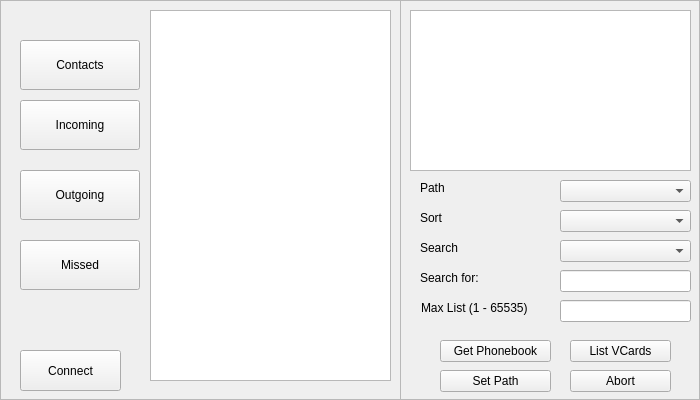
  <widget class="QFrame" name="devicePhonebookFrame">
   <property name="geometry">
    <rect>
     <x>90</x>
     <y>10</y>
     <width>700</width>
     <height>400</height>
    </rect>
   </property>
   <property name="autoFillBackground">
    <bool>true</bool>
   </property>
   <property name="frameShape">
    <enum>QFrame::StyledPanel</enum>
   </property>
   <property name="frameShadow">
    <enum>QFrame::Raised</enum>
   </property>
   <widget class="QPushButton" name="btnPBAPConnectDisconnect">
    <property name="geometry">
     <rect>
      <x>20</x>
      <y>350</y>
      <width>101</width>
      <height>41</height>
     </rect>
    </property>
    <property name="text">
     <string>Connect</string>
    </property>
   </widget>
   <widget class="QPushButton" name="btnGetContacts">
    <property name="geometry">
     <rect>
      <x>20</x>
      <y>40</y>
      <width>120</width>
      <height>50</height>
     </rect>
    </property>
    <property name="text">
     <string>Contacts</string>
    </property>
   </widget>
   <widget class="QPushButton" name="btnListICHVCards">
    <property name="geometry">
     <rect>
      <x>20</x>
      <y>100</y>
      <width>120</width>
      <height>50</height>
     </rect>
    </property>
    <property name="text">
     <string>Incoming</string>
    </property>
   </widget>
   <widget class="QPushButton" name="btnListOCHVCards">
    <property name="geometry">
     <rect>
      <x>20</x>
      <y>170</y>
      <width>120</width>
      <height>50</height>
     </rect>
    </property>
    <property name="text">
     <string>Outgoing</string>
    </property>
   </widget>
   <widget class="QPushButton" name="btnListMCHVCards">
    <property name="geometry">
     <rect>
      <x>20</x>
      <y>240</y>
      <width>120</width>
      <height>50</height>
     </rect>
    </property>
    <property name="text">
     <string>Missed</string>
    </property>
   </widget>
   <widget class="QListWidget" name="lstObjects">
    <property name="geometry">
     <rect>
      <x>150</x>
      <y>10</y>
      <width>241</width>
      <height>371</height>
     </rect>
    </property>
   </widget>
   <widget class="QFrame" name="frame">
    <property name="geometry">
     <rect>
      <x>400</x>
      <y>0</y>
      <width>301</width>
      <height>401</height>
     </rect>
    </property>
    <property name="frameShape">
     <enum>QFrame::StyledPanel</enum>
    </property>
    <property name="frameShadow">
     <enum>QFrame::Raised</enum>
    </property>
    <widget class="QPlainTextEdit" name="edtPbcResult">
     <property name="geometry">
      <rect>
       <x>10</x>
       <y>10</y>
       <width>281</width>
       <height>161</height>
      </rect>
     </property>
    </widget>
    <widget class="QLabel" name="lblPath_2">
     <property name="geometry">
      <rect>
       <x>20</x>
       <y>180</y>
       <width>81</width>
       <height>16</height>
      </rect>
     </property>
     <property name="text">
      <string>Path</string>
     </property>
    </widget>
    <widget class="QPushButton" name="btnGetPhonebook">
     <property name="geometry">
      <rect>
       <x>40</x>
       <y>340</y>
       <width>111</width>
       <height>22</height>
      </rect>
     </property>
     <property name="text">
      <string>Get Phonebook</string>
     </property>
    </widget>
    <widget class="QPushButton" name="btnSetPath">
     <property name="geometry">
      <rect>
       <x>40</x>
       <y>370</y>
       <width>111</width>
       <height>22</height>
      </rect>
     </property>
     <property name="text">
      <string>Set Path</string>
     </property>
    </widget>
    <widget class="QPushButton" name="btnListVCards">
     <property name="geometry">
      <rect>
       <x>170</x>
       <y>340</y>
       <width>101</width>
       <height>22</height>
      </rect>
     </property>
     <property name="text">
      <string>List VCards</string>
     </property>
    </widget>
    <widget class="QLineEdit" name="edtSearchValue">
     <property name="geometry">
      <rect>
       <x>160</x>
       <y>270</y>
       <width>131</width>
       <height>22</height>
      </rect>
     </property>
    </widget>
    <widget class="QLineEdit" name="edtMaxListCount">
     <property name="geometry">
      <rect>
       <x>160</x>
       <y>300</y>
       <width>131</width>
       <height>22</height>
      </rect>
     </property>
    </widget>
    <widget class="QComboBox" name="cmbPath">
     <property name="geometry">
      <rect>
       <x>160</x>
       <y>180</y>
       <width>131</width>
       <height>22</height>
      </rect>
     </property>
    </widget>
    <widget class="QComboBox" name="cmbSearch">
     <property name="geometry">
      <rect>
       <x>160</x>
       <y>240</y>
       <width>131</width>
       <height>22</height>
      </rect>
     </property>
    </widget>
    <widget class="QComboBox" name="cmbSort">
     <property name="geometry">
      <rect>
       <x>160</x>
       <y>210</y>
       <width>131</width>
       <height>22</height>
      </rect>
     </property>
    </widget>
    <widget class="QLabel" name="lblMaxListCount_2">
     <property name="geometry">
      <rect>
       <x>21</x>
       <y>300</y>
       <width>131</width>
       <height>16</height>
      </rect>
     </property>
     <property name="text">
      <string>Max List (1 - 65535)</string>
     </property>
    </widget>
    <widget class="QLabel" name="lblSort_2">
     <property name="geometry">
      <rect>
       <x>20</x>
       <y>210</y>
       <width>71</width>
       <height>16</height>
      </rect>
     </property>
     <property name="text">
      <string>Sort</string>
     </property>
    </widget>
    <widget class="QLabel" name="lblSearchValue">
     <property name="geometry">
      <rect>
       <x>20</x>
       <y>270</y>
       <width>91</width>
       <height>16</height>
      </rect>
     </property>
     <property name="text">
      <string>Search for:</string>
     </property>
    </widget>
    <widget class="QLabel" name="lblSearchBy_2">
     <property name="geometry">
      <rect>
       <x>20</x>
       <y>240</y>
       <width>81</width>
       <height>16</height>
      </rect>
     </property>
     <property name="text">
      <string>Search</string>
     </property>
    </widget>
    <widget class="QPushButton" name="btnPbcAbort">
     <property name="geometry">
      <rect>
       <x>170</x>
       <y>370</y>
       <width>101</width>
       <height>22</height>
      </rect>
     </property>
     <property name="text">
      <string>Abort</string>
     </property>
    </widget>
   </widget>
  </widget>
